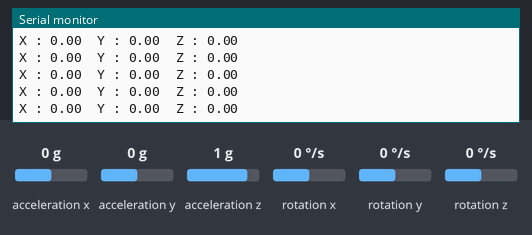
Recording of a sketch running on a simulated ESP32. Parts: the last lines printed to the serial monitor. The test bench sets the inputs (shaded band); at power-on: acceleration x 0 g, acceleration y 0 g, acceleration z 1 g, rotation z 0 °/s, rotation x 0 °/s, rotation y 0 °/s.

Above: at 2.2 s.
2.3 s: acceleration x set to -1.4 g
At 2.32 s:
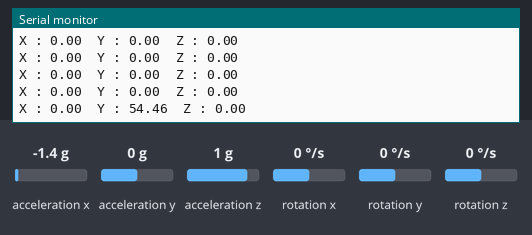
3.8 s: acceleration y set to -1.4 g
At 3.83 s:
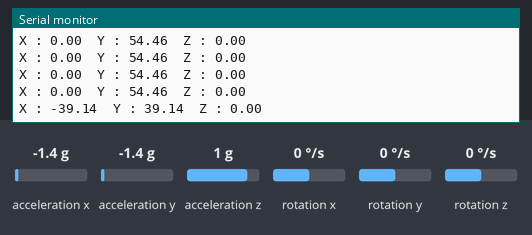
5.3 s: acceleration z set to -1.4 g
At 5.35 s:
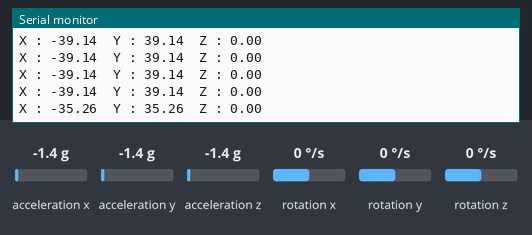
6.8 s: rotation z set to -192 °/s
At 6.86 s:
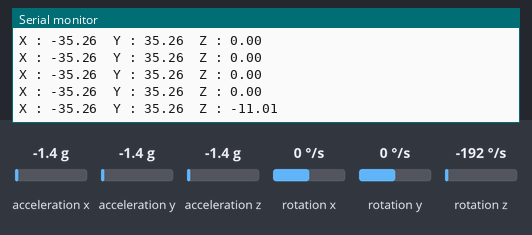
Timing chart, 0 to 9.3 s (numbered marks = the images above; inputs shaded):
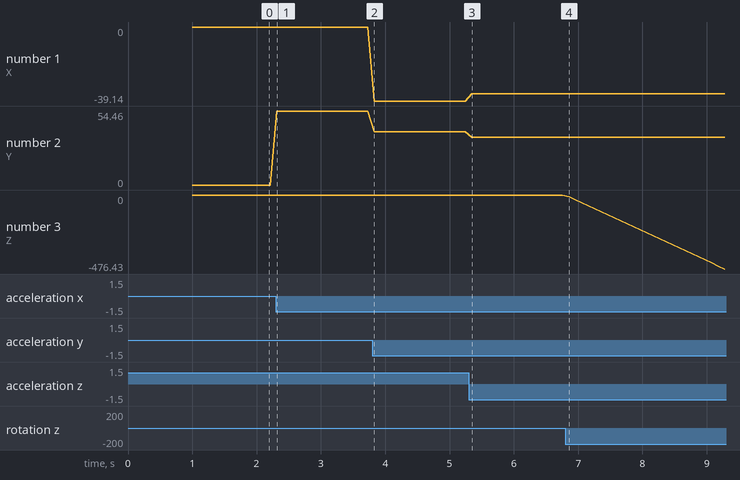

The sketch:

MPU_and_MultiLoop.ino
```cpp
#include "Wire.h"
#include <MPU6050_light.h>

MPU6050 mpu(Wire);

TaskHandle_t job;

void setup() {
  Serial.begin(115200);
  Wire.begin();

  byte status = mpu.begin();
  Serial.print(F("MPU6050 status: "));
  Serial.println(status);
  while(status!=0){ }

  Serial.println(F("Calculating offsets"));
  // mpu.upsideDownMounting = true;
  mpu.calcOffsets();
  Serial.println("Done!\n");

  xTaskCreatePinnedToCore(loopB,   "secondJob", 1000,   NULL,      1,       &job,            0);
  //                     (function, task name,  memory, parameter, priority, task reference, core)


}

void loop() {
  mpu.update();
}

void loopB(void * param){
  while(true){
    Serial.print("X : ");
    Serial.print(mpu.getAngleX());
    Serial.print("\tY : ");
    Serial.print(mpu.getAngleY());
    Serial.print("\tZ : ");
    Serial.println(mpu.getAngleZ());
    delay(100);
  }
}
```

Measured:
- after the input at 2.3 s, the serial monitor: prints a new line at once (image 1)
- after the input at 3.8 s, the serial monitor: prints a new line at once (image 2)
- after the input at 5.3 s, the serial monitor: prints a new line at once (image 3)
- after the input at 6.8 s, the serial monitor: prints a new line after 0.06 s (image 4)
- plotted number 1: 0 → -39.14 after the input at 3.8 s, -39.14 → -35.26 after the input at 5.3 s
- plotted number 2: 0 → 54.46 after the input at 2.3 s, 54.46 → 39.14 after the input at 3.8 s, 39.14 → 35.26 after the input at 5.3 s
- plotted number 3: 0 → -476.43 after the input at 6.8 s
